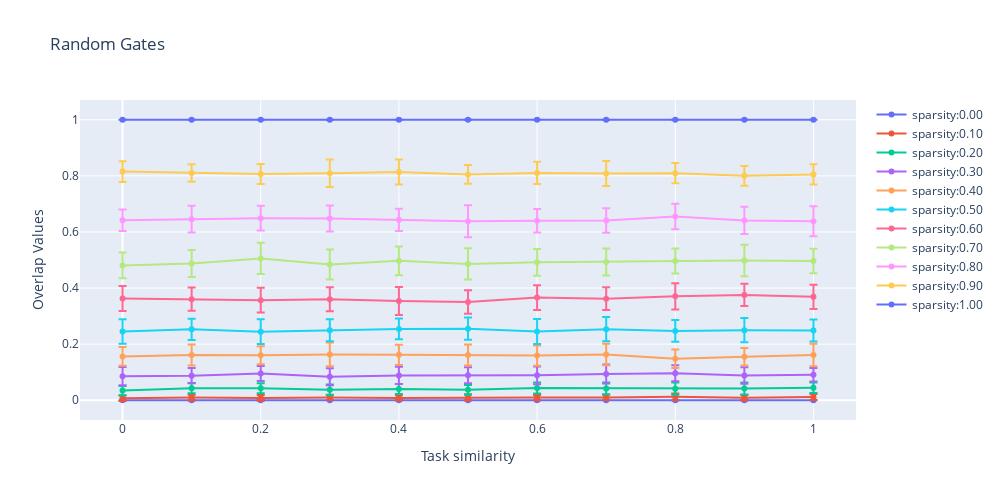
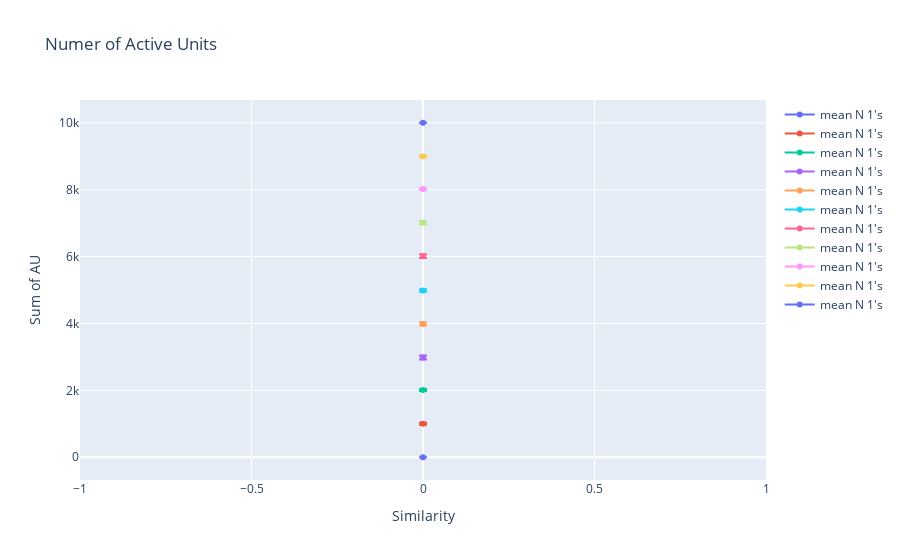

Here is the notebook cell these charts were saved with, in order:
### Code cell
fig = go.Figure()
fig1 = go.Figure()
x = np.linspace(0,1,11)
for s in all_r_overlaps.keys():
    overlap_means = all_r_overlaps[s]['mean']
    overlap_stds = all_r_overlaps[s]['std']
    m_ones = [all_r_overlaps[s]['m_ones']]
    std_ones = [all_r_overlaps[s]['std_ones']]
    fig.add_trace(go.Scatter( x=x,
                            y=overlap_means, 
                            error_y=dict(
                                        type='data',
                                        array=overlap_stds,
                                        visible=True,
                                        ),
                            mode='lines+markers',
                            name=f"sparsity:{s}"
                            ))
    fig1.add_trace(go.Scatter(x=x,
                              y=m_ones,
                              error_y=dict(type='data',
                                           array=std_ones,
                                           visible=True,),
                            mode='lines+markers',
                            name=f"mean N 1's",
                            ))
        # print(all_d_overlaps[s][v])
fig.update_layout(showlegend=True,
                  title="Random Gates",
                  xaxis_title='Task similarity',
                  yaxis_title='Overlap Values',
                  width=1000,
                  height=500,)
fig1.update_layout(showlegend=True,
                   title="Numer of Active Units",  
                   xaxis_title="Similarity",
                   yaxis_title="Sum of AU")
fig.show()
fig1.show()

### Figure 1 — Plotly figure (JSON) as saved in the notebook; plotly's stock layout.template omitted (floating-point values rounded to 4 significant figures)
{"data": [{"error_y": {"array": [0, 0, 0, 0, 0, 0, 0, 0, 0, 0, 0], "type": "data", "visible": true}, "mode": "lines+markers", "name": "sparsity:0.00", "type": "scatter", "x": [0, 0.1, 0.2, 0.3, 0.4, 0.5, 0.6, 0.7, 0.8, 0.9, 1], "y": [0, 0, 0, 0, 0, 0, 0, 0, 0, 0, 0]}, {"error_y": {"array": [0.009806, 0.01047, 0.009871, 0.009485, 0.009666, 0.01086, 0.009468, 0.009165, 0.01205, 0.009765, 0.0107], "type": "data", "visible": true}, "mode": "lines+markers", "name": "sparsity:0.10", "type": "scatter", "x": [0, 0.1, 0.2, 0.3, 0.4, 0.5, 0.6, 0.7, 0.8, 0.9, 1], "y": [0.0072, 0.0094, 0.0084, 0.0102, 0.0084, 0.0102, 0.0094, 0.01, 0.0122, 0.0092, 0.0112]}, {"error_y": {"array": [0.01652, 0.01847, 0.01767, 0.01908, 0.01777, 0.01755, 0.01967, 0.02072, 0.02197, 0.02148, 0.01878], "type": "data", "visible": true}, "mode": "lines+markers", "name": "sparsity:0.20", "type": "scatter", "x": [0, 0.1, 0.2, 0.3, 0.4, 0.5, 0.6, 0.7, 0.8, 0.9, 1], "y": [0.0346, 0.043, 0.0428, 0.0372, 0.0404, 0.0372, 0.0436, 0.0422, 0.0412, 0.0416, 0.0444]}, {"error_y": {"array": [0.03257, 0.02719, 0.0264, 0.03052, 0.03088, 0.02847, 0.03158, 0.03368, 0.02842, 0.02955, 0.02397], "type": "data", "visible": true}, "mode": "lines+markers", "name": "sparsity:0.30", "type": "scatter", "x": [0, 0.1, 0.2, 0.3, 0.4, 0.5, 0.6, 0.7, 0.8, 0.9, 1], "y": [0.0856, 0.0874, 0.0954, 0.0838, 0.0884, 0.0888, 0.089, 0.0934, 0.0962, 0.0884, 0.0912]}, {"error_y": {"array": [0.03327, 0.03763, 0.03225, 0.04246, 0.03609, 0.03731, 0.03621, 0.03859, 0.03323, 0.03132, 0.0402], "type": "data", "visible": true}, "mode": "lines+markers", "name": "sparsity:0.40", "type": "scatter", "x": [0, 0.1, 0.2, 0.3, 0.4, 0.5, 0.6, 0.7, 0.8, 0.9, 1], "y": [0.1564, 0.1614, 0.1604, 0.1634, 0.1618, 0.1614, 0.1592, 0.163, 0.148, 0.1554, 0.1614]}, {"error_y": {"array": [0.04397, 0.03795, 0.04387, 0.03917, 0.03683, 0.03986, 0.04455, 0.04316, 0.03873, 0.0431, 0.03933], "type": "data", "visible": true}, "mode": "lines+markers", "name": "sparsity:0.50", "type": "scatter", "x": [0, 0.1, 0.2, 0.3, 0.4, 0.5, 0.6, 0.7, 0.8, 0.9, 1], "y": [0.2452, 0.2528, 0.2446, 0.2498, 0.2542, 0.2552, 0.245, 0.2534, 0.2472, 0.2498, 0.2488]}, {"error_y": {"array": [0.04452, 0.04147, 0.04421, 0.04299, 0.0499, 0.04198, 0.04414, 0.04056, 0.04652, 0.03971, 0.04334], "type": "data", "visible": true}, "mode": "lines+markers", "name": "sparsity:0.60", "type": "scatter", "x": [0, 0.1, 0.2, 0.3, 0.4, 0.5, 0.6, 0.7, 0.8, 0.9, 1], "y": [0.3624, 0.3604, 0.3566, 0.36, 0.3534, 0.3502, 0.366, 0.3622, 0.3704, 0.3754, 0.3688]}, {"error_y": {"array": [0.04602, 0.0484, 0.05568, 0.05355, 0.05104, 0.05568, 0.04751, 0.04784, 0.04479, 0.05636, 0.04389], "type": "data", "visible": true}, "mode": "lines+markers", "name": "sparsity:0.70", "type": "scatter", "x": [0, 0.1, 0.2, 0.3, 0.4, 0.5, 0.6, 0.7, 0.8, 0.9, 1], "y": [0.4806, 0.4876, 0.5056, 0.484, 0.497, 0.486, 0.4916, 0.493, 0.4966, 0.498, 0.4966]}, {"error_y": {"array": [0.03809, 0.04763, 0.04401, 0.04645, 0.03967, 0.05718, 0.04207, 0.0434, 0.04535, 0.04855, 0.05353], "type": "data", "visible": true}, "mode": "lines+markers", "name": "sparsity:0.80", "type": "scatter", "x": [0, 0.1, 0.2, 0.3, 0.4, 0.5, 0.6, 0.7, 0.8, 0.9, 1], "y": [0.6418, 0.6454, 0.649, 0.6478, 0.6432, 0.6384, 0.6398, 0.6408, 0.6548, 0.641, 0.6384]}, {"error_y": {"array": [0.03716, 0.03092, 0.03581, 0.04898, 0.04459, 0.0336, 0.03967, 0.04435, 0.03627, 0.03518, 0.03612], "type": "data", "visible": true}, "mode": "lines+markers", "name": "sparsity:0.90", "type": "scatter", "x": [0, 0.1, 0.2, 0.3, 0.4, 0.5, 0.6, 0.7, 0.8, 0.9, 1], "y": [0.8152, 0.81, 0.8066, 0.8092, 0.814, 0.8052, 0.8106, 0.8082, 0.8096, 0.8002, 0.8052]}, {"error_y": {"array": [0, 0, 0, 0, 0, 0, 0, 0, 0, 0, 0], "type": "data", "visible": true}, "mode": "lines+markers", "name": "sparsity:1.00", "type": "scatter", "x": [0, 0.1, 0.2, 0.3, 0.4, 0.5, 0.6, 0.7, 0.8, 0.9, 1], "y": [1, 1, 1, 1, 1, 1, 1, 1, 1, 1, 1]}], "layout": {"height": 500, "showlegend": true, "title": {"text": "Random Gates"}, "width": 1000, "xaxis": {"title": {"text": "Task similarity"}}, "yaxis": {"title": {"text": "Overlap Values"}}}}

### Figure 2 — Plotly figure (JSON) as saved in the notebook; plotly's stock layout.template omitted (floating-point values rounded to 4 significant figures)
{"data": [{"error_y": {"array": [0], "type": "data", "visible": true}, "mode": "lines+markers", "name": "mean N 1's", "type": "scatter", "x": [0, 0.1, 0.2, 0.3, 0.4, 0.5, 0.6, 0.7, 0.8, 0.9, 1], "y": [0]}, {"error_y": {"array": [31.34], "type": "data", "visible": true}, "mode": "lines+markers", "name": "mean N 1's", "type": "scatter", "x": [0, 0.1, 0.2, 0.3, 0.4, 0.5, 0.6, 0.7, 0.8, 0.9, 1], "y": [1002]}, {"error_y": {"array": [29.18], "type": "data", "visible": true}, "mode": "lines+markers", "name": "mean N 1's", "type": "scatter", "x": [0, 0.1, 0.2, 0.3, 0.4, 0.5, 0.6, 0.7, 0.8, 0.9, 1], "y": [2011.0]}, {"error_y": {"array": [57.61], "type": "data", "visible": true}, "mode": "lines+markers", "name": "mean N 1's", "type": "scatter", "x": [0, 0.1, 0.2, 0.3, 0.4, 0.5, 0.6, 0.7, 0.8, 0.9, 1], "y": [2982.0]}, {"error_y": {"array": [47.35], "type": "data", "visible": true}, "mode": "lines+markers", "name": "mean N 1's", "type": "scatter", "x": [0, 0.1, 0.2, 0.3, 0.4, 0.5, 0.6, 0.7, 0.8, 0.9, 1], "y": [3985.0]}, {"error_y": {"array": [37.83], "type": "data", "visible": true}, "mode": "lines+markers", "name": "mean N 1's", "type": "scatter", "x": [0, 0.1, 0.2, 0.3, 0.4, 0.5, 0.6, 0.7, 0.8, 0.9, 1], "y": [4985.0]}, {"error_y": {"array": [57.79], "type": "data", "visible": true}, "mode": "lines+markers", "name": "mean N 1's", "type": "scatter", "x": [0, 0.1, 0.2, 0.3, 0.4, 0.5, 0.6, 0.7, 0.8, 0.9, 1], "y": [6011.0]}, {"error_y": {"array": [49.24], "type": "data", "visible": true}, "mode": "lines+markers", "name": "mean N 1's", "type": "scatter", "x": [0, 0.1, 0.2, 0.3, 0.4, 0.5, 0.6, 0.7, 0.8, 0.9, 1], "y": [7017.0]}, {"error_y": {"array": [25.0], "type": "data", "visible": true}, "mode": "lines+markers", "name": "mean N 1's", "type": "scatter", "x": [0, 0.1, 0.2, 0.3, 0.4, 0.5, 0.6, 0.7, 0.8, 0.9, 1], "y": [8016.0]}, {"error_y": {"array": [24.18], "type": "data", "visible": true}, "mode": "lines+markers", "name": "mean N 1's", "type": "scatter", "x": [0, 0.1, 0.2, 0.3, 0.4, 0.5, 0.6, 0.7, 0.8, 0.9, 1], "y": [8993.0]}, {"error_y": {"array": [0], "type": "data", "visible": true}, "mode": "lines+markers", "name": "mean N 1's", "type": "scatter", "x": [0, 0.1, 0.2, 0.3, 0.4, 0.5, 0.6, 0.7, 0.8, 0.9, 1], "y": [10000]}], "layout": {"showlegend": true, "title": {"text": "Numer of Active Units"}, "xaxis": {"title": {"text": "Similarity"}}, "yaxis": {"title": {"text": "Sum of AU"}}}}
